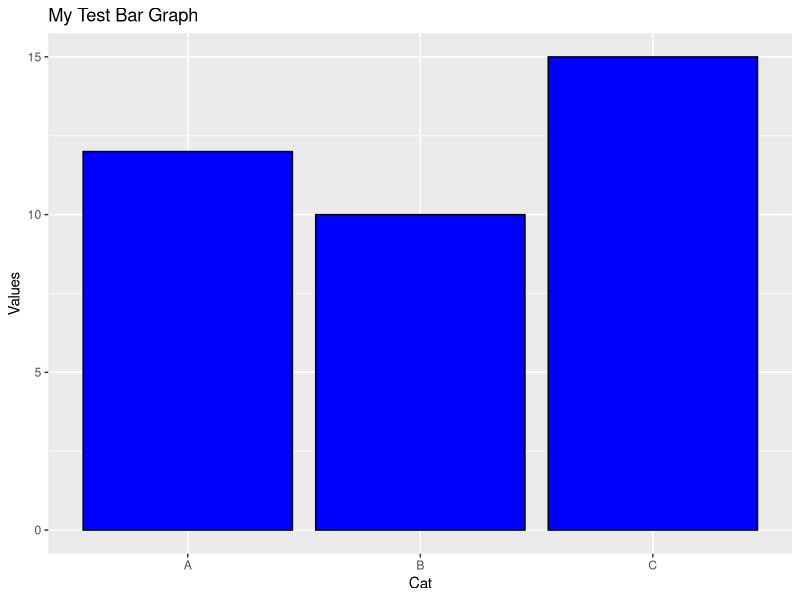

This chart was generated by the following R code:
print(Sys.Date())
library(ggplot2)

help(package = "ggplot2")

mySum <- 3 + 4
print(mySum)

mydf <- data.frame("Cat" = c("A", "B", "C"), 
    Values = c(12, 10, 15))

my_graph <- ggplot(data = mydf, aes(x = Cat, y = Values)) +
    geom_bar(stat = "identity", color = "#000000", fill = "blue") +
    ggtitle("My Test Bar Graph")

my_data <- ToothGrowth

res.ftest <- var.test(len~supp, data = my_data)
